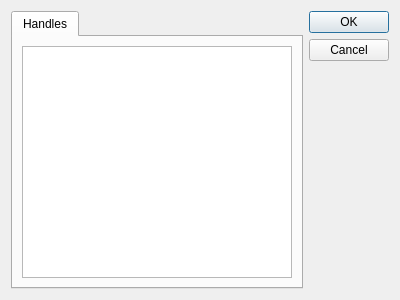
<?xml version="1.0" encoding="UTF-8"?>
<ui version="4.0">
 <class>Handle3DListWidgetForm</class>
 <widget class="QDialog" name="Handle3DListWidgetForm">
  <property name="geometry">
   <rect>
    <x>0</x>
    <y>0</y>
    <width>400</width>
    <height>300</height>
   </rect>
  </property>
  <property name="windowTitle">
   <string>Symmetries</string>
  </property>
  <layout class="QHBoxLayout" name="horizontalLayout">
   <item>
    <widget class="QTabWidget" name="tabWidgetHandle3DList">
     <property name="currentIndex">
      <number>0</number>
     </property>
     <widget class="QWidget" name="Handles">
      <attribute name="title">
       <string>Handles</string>
      </attribute>
      <layout class="QVBoxLayout" name="verticalLayout_4">
       <item>
        <widget class="QListWidget" name="listWidgetHandle3DGizmo"/>
       </item>
      </layout>
     </widget>
    </widget>
   </item>
   <item>
    <widget class="QDialogButtonBox" name="buttonBox">
     <property name="orientation">
      <enum>Qt::Vertical</enum>
     </property>
     <property name="standardButtons">
      <set>QDialogButtonBox::Cancel|QDialogButtonBox::Ok</set>
     </property>
    </widget>
   </item>
  </layout>
 </widget>
 <resources/>
 <connections>
  <connection>
   <sender>buttonBox</sender>
   <signal>accepted()</signal>
   <receiver>Handle3DListWidgetForm</receiver>
   <slot>accept()</slot>
   <hints>
    <hint type="sourcelabel">
     <x>248</x>
     <y>254</y>
    </hint>
    <hint type="destinationlabel">
     <x>157</x>
     <y>274</y>
    </hint>
   </hints>
  </connection>
  <connection>
   <sender>buttonBox</sender>
   <signal>rejected()</signal>
   <receiver>Handle3DListWidgetForm</receiver>
   <slot>reject()</slot>
   <hints>
    <hint type="sourcelabel">
     <x>316</x>
     <y>260</y>
    </hint>
    <hint type="destinationlabel">
     <x>286</x>
     <y>274</y>
    </hint>
   </hints>
  </connection>
 </connections>
</ui>
